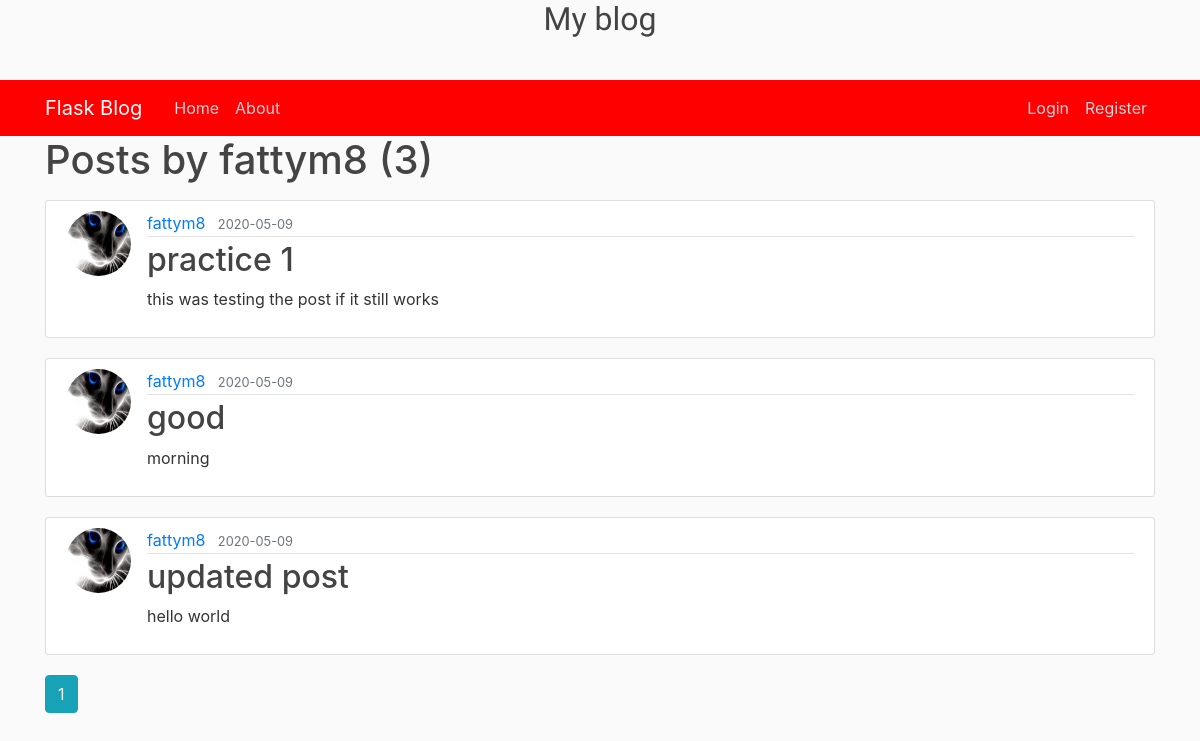
The app's page /user/fattym8 with its own data.
### flask3/models.py (models this page shows, shortened)
class User(db.Model,UserMixin):
    id = db.Column(db.Integer, primary_key=True)
    username = db.Column(db.String(20), unique=True, nullable=False)
    email = db.Column(db.String(120), unique=True, nullable=False)
    image_file = db.Column(db.String(20), nullable=False, default='default.jpg')
    password = db.Column(db.String(60), nullable=False)
    posts = db.relationship('Post', backref='author', lazy=True)

class Post(db.Model):
    id = db.Column(db.Integer, primary_key=True)
    title = db.Column(db.String(100), nullable=False)
    date_posted = db.Column(db.DateTime, nullable=False, default=datetime.utcnow)
    content = db.Column(db.Text, nullable=False)
    user_id = db.Column(db.Integer, db.ForeignKey('user.id'), nullable=False)

### flask3/routes.py (the view)
@app.route("/user/<string:username>")
def user_posts(username):
    page = request.args.get('page', 1, type=int)
    user = User.query.filter_by(username=username).first_or_404()
    posts = Post.query.filter_by(author=user)\
        .order_by(Post.date_posted.desc())\
        .paginate(page=page, per_page=5)
    return render_template('user_posts.html', posts=posts, user=user)

### flask3/templates/user_posts.html
{% extends "layout.html" %}
{% block content %}
    <h1 class="mb-3">Posts by {{ user.username }} ({{ posts.total }})</h1>
    {% for post in posts.items %}
        <article class="media content-section">
          <img class="rounded-circle article-img" src="{{ url_for('static', filename='profile_pics/' + post.author.image_file) }}">
          <div class="media-body">
            <div class="article-metadata">
              <a class="mr-2" href="{{ url_for('user_posts', username=post.author.username) }}">{{ post.author.username }}</a>
              <small class="text-muted">{{ post.date_posted.strftime('%Y-%m-%d') }}</small>
            </div>
            <h2><a class="article-title" href="{{ url_for('post', post_id=post.id) }}">{{ post.title }}</a></h2>
            <p class="article-content">{{ post.content }}</p>
          </div>
        </article>
    {% endfor %}
    {% for page_num in posts.iter_pages(left_edge=1, right_edge=1, left_current=1, right_current=2) %}
      {% if page_num %}
        {% if posts.page == page_num %}
          <a class="btn btn-info mb-4" href="{{ url_for('user_posts', username=user.username, page=page_num) }}">{{ page_num }}</a>
        {% else %}
          <a class="btn btn-outline-info mb-4" href="{{ url_for('user_posts', username=user.username, page=page_num) }}">{{ page_num }}</a>
        {% endif %}
      {% else %}
        ...
      {% endif %}
    {% endfor %}
{% endblock content %}

### flask3/templates/layout.html (shortened to what this page needs)
<!doctype html>
<html lang="en">
<head>
  <link rel="stylesheet" href="https://stackpath.bootstrapcdn.com/bootstrap/4.3.1/css/bootstrap.min.css"
>
  <link rel="stylesheet" type="text/css" href="{{ url_for('static', filename='main.css') }}">
</head>
<body>
  <h1 style="text-align :center;" class="j fixed-top">My blog</h1>
  <header class="site-header">
    <nav class="navbar navbar-expand-md navbar-dark bg-steel ">
      <div class="container">
        <a class="navbar-brand mr-4" href="/">Flask Blog</a>
        <div class="collapse navbar-collapse" id="navbarToggle">
          <div class="navbar-nav mr-auto">
            <a class="nav-item nav-link" href="{{url_for('home')}}">Home</a>
            <a class="nav-item nav-link" href="{{url_for('about')}}">About</a>
          </div>
          <div class="navbar-nav">
            {% if current_user.is_authenticated %}
            <a class="nav-item nav-link" href="{{ url_for('new_post') }}">New blog</a>
            <a class="nav-item nav-link" href="{{ url_for('account') }}">Account</a>
            <a class="nav-item nav-link" href="{{ url_for('logout') }}">Logout</a>
            {% else %}
            <a class="nav-item nav-link" href="{{ url_for('login') }}">Login</a>
            <a class="nav-item nav-link" href="{{ url_for('register') }}">Register</a>
            {% endif %}
          </div>
        </div>
      </div>
    </nav>
  </header>
  <main role="main" class="container">
    <div class="row">
      <div class="col-md-12">
        {% block content %}{% endblock %}
      </div>
    </div>
  </main>
</body>
</html>

### flask3/static/main.css (style rules this page uses)
body { background: #fafafa; color: #333333; margin-top: 5rem; }
h1, h2, h3, h4, h5, h6 { color: #444444; }
.bg-steel { background-color:red; }
.site-header .navbar-nav .nav-link { color: #cbd5db; }
.content-section { background: #ffffff; padding: 10px 20px; border: 1px solid #dddddd; border-radius: 3px; margin-bottom: 20px; }
.article-title { color: #444444; }
.article-content { white-space: pre-line; }
.article-img { height: 65px; width: 65px; margin-right: 16px; }
.article-metadata { padding-bottom: 1px; margin-bottom: 4px; border-bottom: 1px solid #e3e3e3 }

### flask3/templates/layout.html (style rules this page uses)
body { background-image: url("https://bit.ly/2xUuL4s"); background-repeat: no-repeat; background-position: right top; background-attachment: fixed; }
.j { font-family: 'Kaushan Script', cursive; font-weight: 300; font-size: 200%; }

### records on screen
User: username "fattym8"
Post: image_file (picture), author.username "fattym8", date_posted "2020-05-09", title "practice 1", content "this was testing the post if it still works"
Post: image_file (picture), author.username "fattym8", date_posted "2020-05-09", title "good", content "morning"
Post: image_file (picture), author.username "fattym8", date_posted "2020-05-09", title "updated post", content "hello world"

### other values on screen
{{ posts.total }} "3"
{{ page_num }} "1"
